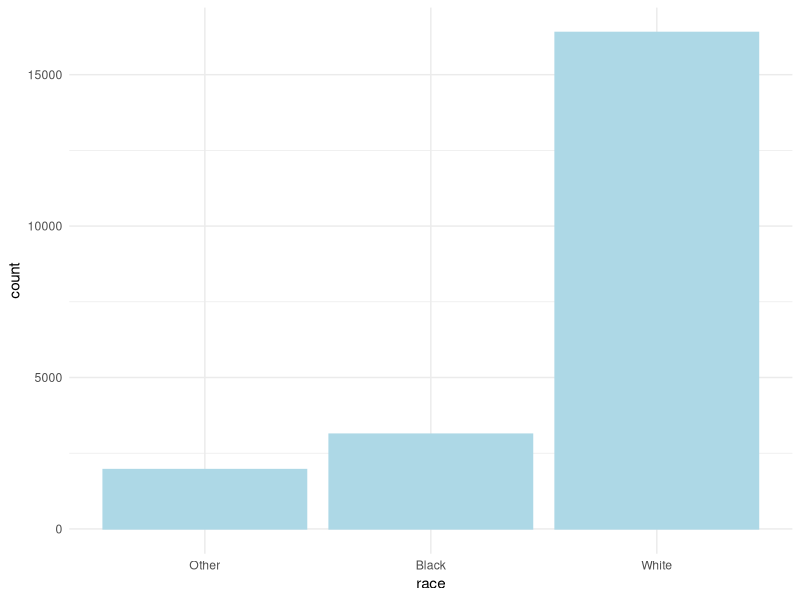
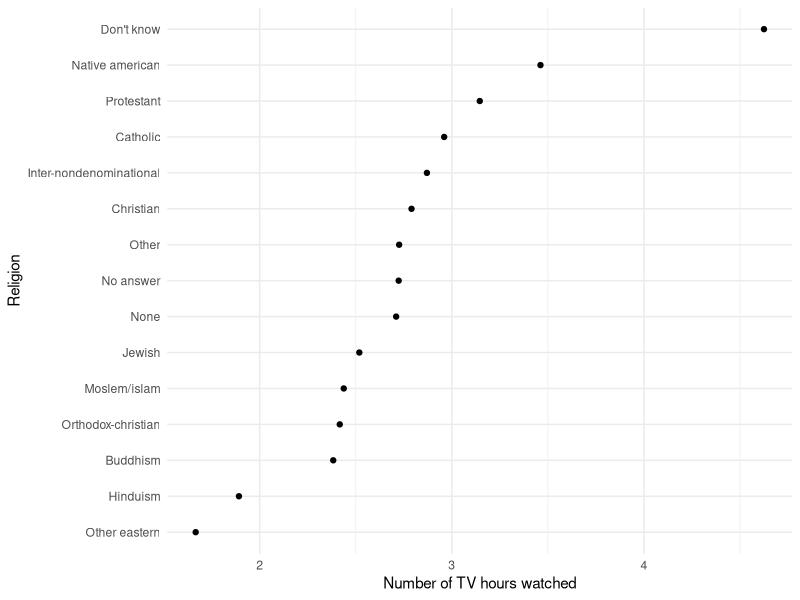
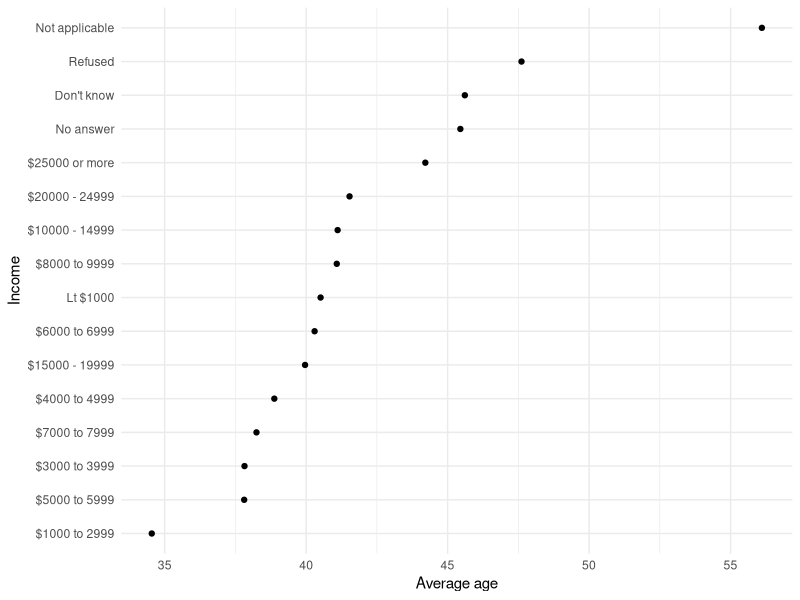
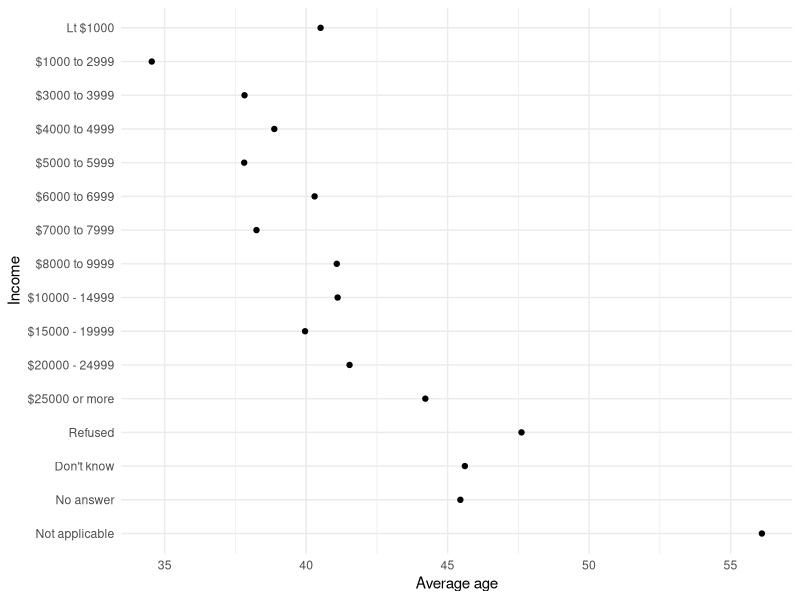
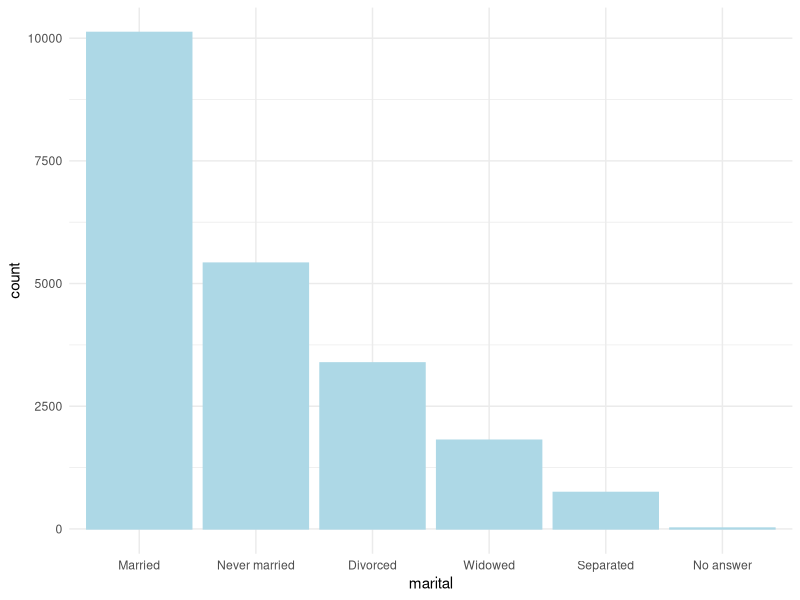
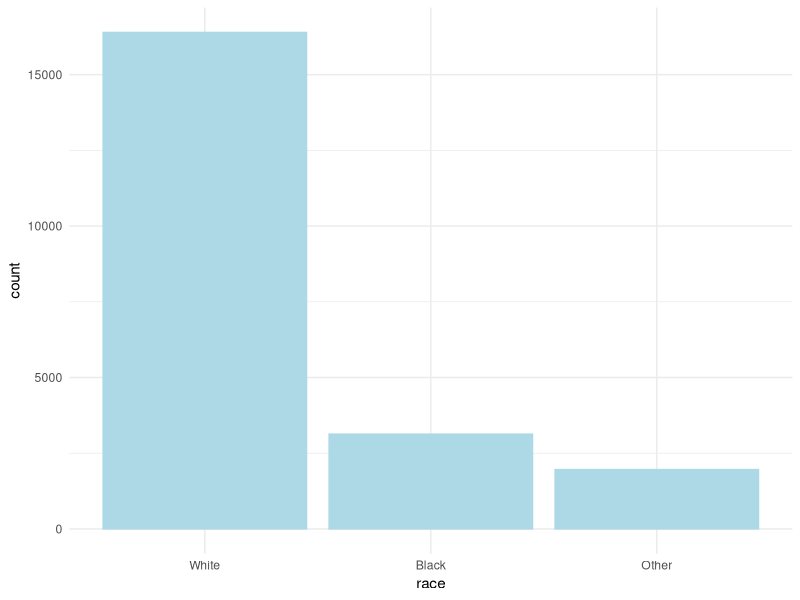

Write the R code that produced these figures, in order.
## ---- chunk 1
knitr::opts_chunk$set(fig.pos = 'H')
## ---- chunk 2
library(tidyverse)
library(kableExtra)
## ---- chunk 3
gss_cat <- forcats::gss_cat
## ---- chunk 4
head(gss_cat)
## ---- chunk 5
str(gss_cat)
## ---- chunk 6
as_tibble(gss_cat)
## ---- chunk 7
gss_cat %>%
  filter(relig == "Protestant") %>%
  group_by(year, relig) %>%
  summarize(tvhours = mean(tvhours, na.rm = TRUE))
## ---- chunk 8
# Using base R
summarize(group_by(filter(gss_cat, 
                          relig == "Protestant"), 
                   year, 
                   relig), 
          tvhours = mean(tvhours, 
                         na.rm = TRUE)
          )
## ---- chunk 9
gss_cat[1:10,] %>% 
  kable() %>% 
  kable_styling(latex_options = "striped")
## ---- chunk 10
anyNA(gss_cat)
## ---- chunk 11
is.na(gss_cat)

# Only `tvhours` has NA values, indiated by "TRUE" in the output.
## ---- chunk 12
gss_cat %>% 
  count(rincome)
## ---- chunk 13
gss_cat %>% 
  count(marital)

gss_cat %>% 
  count(partyid)

gss_cat %>% 
  count(relig)

gss_cat %>% 
  count(denom)

 # There are numerous ways to quantify missing values in R, but sticking to the very simple method using `count()` we can inspect each factor variable in turn. Almost all of the factor variables have some responses that could be considered to be missing data.

# There are more advanced methods to find missing values that involve less code and a bit less manual work. We won't go into this in detail today.
## ---- chunk 14
gss_cat %>% 
  filter(marital == "Married")

# Since we only want to find married people we will use the equal operator, ==, and encase the observations we want in quotes.*
## ---- chunk 15
gss_cat %>% 
  filter(marital == "Divorced" | marital == "Widowed")

# In this case we need to combine logical operators. The or operator is appropriate here since we are looking for two kinds of matches in the same variable (& would not work since people cannot be both divorced and widowed). We combine this with the equal operator.
## ---- chunk 16
gss_cat %>% 
  arrange(tvhours)

# Arrange only needs one argument, the variable you wish to reorder. Arrange orders the rows of a gss_cat by the tvhours column. The default here is to arrange in ascending order.
## ---- chunk 17
gss_cat %>%
  arrange(desc(tvhours))

# When combining these functions you need to wrap arrange around the operation you want to do.
## ---- chunk 18
gss_cat %>% 
  filter(marital == "Married") %>% 
  arrange(tvhours)

# Using the pipe we can perform multiple operations at once without needing to save each interim step as an object.
## ---- chunk 19
gss_cat %>%
  count(relig) %>%
  arrange(desc(n))

# In this case, we are not passing a variable to arrange but a logical, n. This tells R to count all the categories in relig and subsequently order these categories in descending order.*
## ---- chunk 20
gss_cat %>%
  select(relig, tvhours) %>% # also works without using select
  group_by(relig) %>% 
  summarise(tvhours = mean(tvhours, na.rm = TRUE))

# Combining several operations can seem complex, but once you understand what is happening you can apply to most other cases. In this example we tell R to take the `gss_data`, select only `relig` and `tvhours`, group the different categories of `relig` and perform a summarising function on these groups in respect to tvhours. Inside the `summarise()` function we tell it to take an average and to remove missing values.* 
## ---- chunk 21
string1 <- "This is a string in double quotes"

string2 <- 'This is a string in single quotes'

string3 <- 'If I want to include a "double quote" inside a string, I use single quotes'

string4 <- "If i want to include a 'single quote' inside a string, I use double quotes"
## ---- chunk 22
c("one", "two", "three")
## ---- chunk 23
str_c("x", "y", "z") 

str_c("x", "y", "z", sep = ", ") 

# Using the `sep` argument separates each letter in the string by a comma, but other character separators are possible (including blank space).
## ---- chunk 24
str_c(c("x", "y", "z"), collapse = "")
## ---- chunk 25
x <- c("Apple", "Banana", "Pear")

str_sub(x, 1, 3)
## ---- chunk 26
x <- c("apple", "banana", "pear")

str_view(x, "an")
## ---- chunk 27
str_view(x, ".a.")
## ---- chunk 28
x <- c("apple", "banana", "pear")

str_view(x, "^a")
## ---- chunk 29
str_view(x, "a$")
## ---- chunk 30
x <- c("apple pie", "apple", "apple cake")

str_view(x, "^apple$")
## ---- chunk 31
x <- c("Dec", "Apr", "Jam", "Mar")

sort(x)
## ---- chunk 32
month_levels <- c(
  "Jan", "Feb", "Mar", "Apr", "May", "Jun", 
  "Jul", "Aug", "Sep", "Oct", "Nov", "Dec"
)
## ---- chunk 33
y <- factor(x, levels = month_levels)

print(y)
## ---- chunk 34
sort(y)
## ---- chunk 35
library(kableExtra)
gss_cat %>% 
  group_by(marital) %>%
  summarise(n=n()) %>% 
  kbl() %>% 
  kable_paper(bootstrap_options = "striped", full_width = F)
## ---- chunk 36
gss_cat %>%
  count(race)
## ---- chunk 37
ggplot(gss_cat, aes(race)) +
  geom_bar(colour = "lightblue", fill = "lightblue") +
  theme_minimal()
## ---- chunk 38
relig_summary <- gss_cat %>% # Assign the results to object so we can use it later
  group_by(relig) %>% # Group by religion
  summarise(
    age = mean(age, na.rm = TRUE), # Create a mean for age
    tvhours = mean(tvhours, na.rm = TRUE), # Create a mean for tv hours
    n = n()) # Add a count per category of religion
## ---- chunk 39
relig_summary %>%
  mutate(relig = fct_reorder(relig, tvhours)) %>%
  ggplot(aes(tvhours, relig)) +
    geom_point() +
    xlab("Number of TV hours watched") +
    ylab("Religion") +
    theme_minimal()
## ---- chunk 40
rincome_summary <- gss_cat %>%
  group_by(rincome) %>%
  summarise(
    age = mean(age, na.rm = TRUE),
    n = n())

rincome_summary %>% 
  mutate(rincome = fct_reorder(rincome, age)) %>% 
  ggplot(aes(age, rincome)) +
    geom_point() +
    xlab("Average age") +
    ylab("Income") +
    theme_minimal()

# We can recycle the code from the previous example and substitute the relevant variable names. We group by the factor variable, rincome, calculating the mean age (and count) per category. Like before, we use `fct_reorder()` within `mutate()` and pass this to ggplot.* 

# Notice that as average age increases, so do the number of people refusing to disclose income.*
## ---- chunk 41
rincome_summary %>% 
  ggplot(aes(age, fct_relevel(rincome, "Not applicable"))) +
  geom_point() +
    xlab("Average age") +
    ylab("Income") +
    theme_minimal()

# Since `rincome` already has a principled order (increasing salary), it doesn't make sense to change this. Typically, we only use `fct_reorder()` to rearrange factors that are arbitrarily ordered to something we prefer or that is more intuitive.* 

# `fct_relevel()` is a related function that allows us to specify if we want to move a particular level to the front, for example. In the example below, we use `fct_relevel()` to bring forward those who responded to the salary question as "Not applicable". This makes these responses easier to see, as they are not embedded between the other ordered salary ranges.* 
## ---- chunk 42
gss_cat %>%
  mutate(marital = fct_infreq(marital)) %>% 
  ggplot(aes(marital)) +
    geom_bar(col = "lightblue", fill = "lightblue") +
    theme_minimal()

# Note that you do not need to create an interim summary this example.
## ---- chunk 43
gss_cat %>%
  mutate(race = fct_infreq(race)) %>% 
  ggplot(aes(race)) +
    geom_bar(col = "lightblue", fill = "lightblue") +
    theme_minimal()
## ---- chunk 44
# The remaining categorical variables are `race`, `partyid`, `relig`, and `denom.` These categories have no natural hierarchy or ordering, so it is up to you how you wish to present them in a graph (e.g., most to least common).
## ---- chunk 45
gss_cat %>% 
  group_by(partyid) %>%
  summarise(n=n()) %>% 
  kbl() %>% 
  kable_paper(bootstrap_options = "striped", full_width = F)
## ---- chunk 46
gss_cat %>%
  mutate(partyid = fct_recode(partyid,
                              "Republican" = "Strong republican", 
                              "Republican" = "Not str republican",
                              "Democrat" = "Strong democrat",
                              "Democrat" = "Not str democrat",
                              "Independent" = "Ind,near rep",
                              "Independent" = "Ind,near dem"
                              )) %>% 
  count(partyid)
## ---- chunk 47
gss_cat %>%
  mutate(partyid = fct_recode(partyid,
    NULL = "No answer",
    NULL = "Don't know"
    )) %>%
  count(partyid)
## ---- chunk 48
gss_cat %>%
  mutate(partyid = fct_collapse(partyid,
    NULL = c("No answer", "Don't know"),
    Other = c("Other party"),
    Republican = c("Strong republican", "Not str republican"),
    Independent = c("Ind,near rep", "Independent", "Ind,near dem"),
    Democrat = c("Not str democrat", "Strong democrat")
  )) %>%
  count(partyid)
## ---- chunk 49
gss_cat %>%
  mutate(rincome = fct_collapse(rincome,
    "0 to $10,000" = c("Lt $1000","$1000 to 2999","$3000 to 3999","$4000 to 4999","$5000 to 5999","$6000 to 6999","$7000 to 7999","$8000 to 9999"),
    "$10,000 to $20,000" = c("$10000 - 14999","$15000 - 19999","$20000 - 24999","$25000 or more"),
    NULL = c("Don't know","No answer", "Not applicable","Refused")
    )) %>%  
  count(rincome)
## ---- chunk 50
gss_cat %>%
  mutate(relig = fct_lump(relig)) %>%
  count(relig)
## ---- chunk 51
gss_cat %>%
  mutate(relig = fct_lump(relig, n = 10)) %>%
  count(relig, sort = TRUE)
## ---- chunk 52
gss_cat %>%
  mutate(marital = fct_lump(marital)) %>%
  count(marital, sort = TRUE)
## ---- chunk 53
gss_sample <- gss_cat[sample(nrow(gss_cat), 10),] # Takes a random sample of 10 observations from the data
## ---- chunk 54
kable(gss_sample) # A very simple table

# Notice that the output from `kable()` is very difficult to read. This is because the`kable()` function offers very limited formatting options and is not optimised for html. Within `kable()` you can align data/text by running `kable(mtcars, align = "l")`, for instance.  For more advanced formatting we need another package. More on that soon.
## ---- chunk 55
select(gss_sample, year, age, race, rincome) %>%
  kable() # Method 2

# Again, the output is very difficult to read. Let's learn how to improve this in the next exercise.
## ---- chunk 56
kable(gss_sample) %>% kable_styling(latex_options = "striped")
## ---- chunk 57
kable(gss_sample) %>%
  kable_styling(latex_options = "striped",
                font_size = 8)              # Change the font size here
## ---- chunk 58
kable(gss_sample) %>%
  kable_classic %>%                          # Add your theme here
  kable_styling(latex_options = "striped",
                font_size =12)
## ---- chunk 59
gss_cat %>% 
  mutate(partyid = fct_recode(partyid,
                              "Republican" = "Strong republican", 
                              "Republican" = "Not str republican",
                              "Democrat" = "Strong democrat",
                              "Democrat" = "Not str democrat",
                              "Independent" = "Ind,near rep",
                              "Independent" = "Ind,near dem"
                              )) %>% 
  group_by(partyid) %>%
  summarise(n=n()) %>% 
  kbl() %>% 
  kable_paper(bootstrap_options = "striped", full_width = F)
